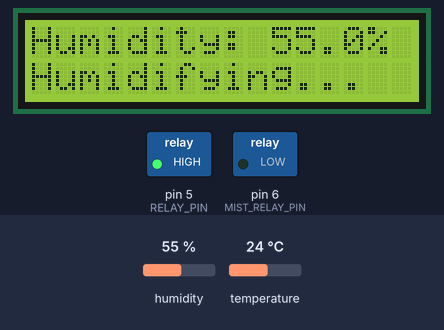
A sketch run on a simulated Arduino Uno, built with avr-gcc and run on an emulated ATmega328P. On the bench: 16×2 character LCD, switched loads named in the sketch (green lamp = pin HIGH). Inputs (shaded band) come from the test bench; at power-on: humidity 55 %, temperature 24 °C.

Above: at 1.2 s.
1.3 s: humidity set to 88 %
At 6.5 s:
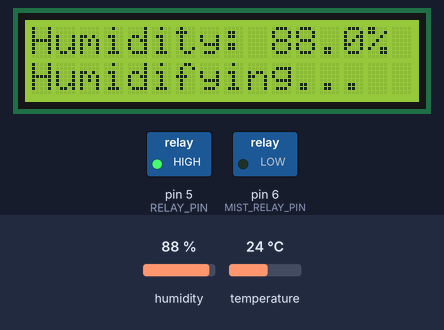
7.6 s: humidity set to 91 %
At 13.4 s:
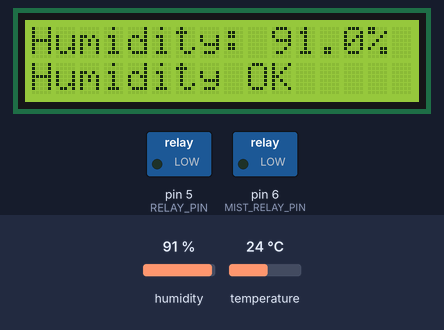
13.9 s: humidity set to 22 %
At 18.0 s:
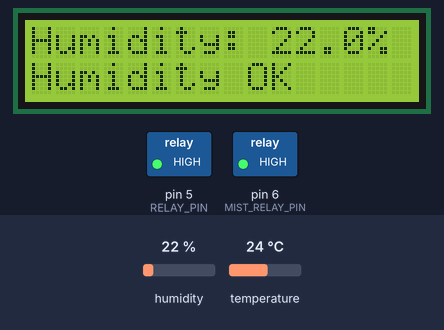
Timing chart, 0 to 19.8 s (numbered marks = the images above; inputs shaded):
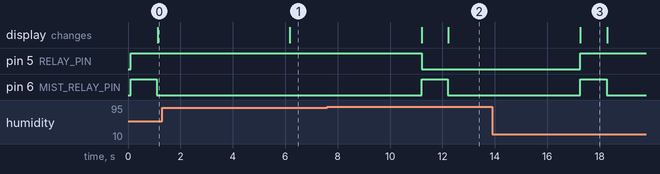

Measured:
- the behaviour switches between 89 and 90 % on humidity (found by bisection; images 1 and 2)
- after the input at 1.3 s, the display: changes after 4.9 s (image 1)
- after the input at 7.6 s, pin 5 (RELAY_PIN): HIGH → LOW after 3.6 s; pin 6 (MIST_RELAY_PIN): LOW → HIGH after 3.6 s, → LOW 1.0 s later; the display: first changes after 3.6 s (image 2 shows a later state)
- after the input at 13.9 s, pin 5 (RELAY_PIN): LOW → HIGH after 3.4 s; pin 6 (MIST_RELAY_PIN): LOW → HIGH after 3.4 s, → LOW 1.0 s later; the display: changes after 3.4 s (image 3)
- what the display in image 3 shows lasts 1.0 s, from 17.3 s to 18.3 s

The sketch:

ProjectArduino.ino
```cpp
#include <DHT.h>
#include <Wire.h>
#include <LiquidCrystal_I2C.h>

#define DHTPIN 3
#define DHTTYPE DHT11

#define RELAY_PIN 5
#define FAN_PIN RELAY_PIN
#define MIST_RELAY_PIN 6

#define LCD_ADDR 0x27
#define LCD_COLS 16
#define LCD_ROWS 2

DHT dht(DHTPIN, DHTTYPE);
float humidity, temperature;


LiquidCrystal_I2C lcd(LCD_ADDR, LCD_COLS, LCD_ROWS);

bool isMistOn = false;

void DisplayStatus(const String& status) {
  lcd.setCursor(0, 1);
  lcd.print(status);
  lcd.print("                ");
}

void setup() {
  pinMode(RELAY_PIN, OUTPUT);
  pinMode(MIST_RELAY_PIN, OUTPUT);

  dht.begin();
  lcd.init();
  lcd.backlight();
}

void loop() {
  humidity = dht.readHumidity();
  temperature = dht.readTemperature();


  lcd.setCursor(0, 0);
  lcd.print("Humidity: ");
  lcd.print(humidity, 1);
  lcd.print("%");


  if (humidity < 90) {
    if (!isMistOn) {
      digitalWrite(RELAY_PIN, HIGH);

      //trun on the atomizer
      digitalWrite(MIST_RELAY_PIN, HIGH);
      delay(1000);
      digitalWrite(MIST_RELAY_PIN, LOW);
      isMistOn = true;

      DisplayStatus("Humidifying...");
    }
  } else {
    if (isMistOn) {
      digitalWrite(RELAY_PIN, LOW);

      //trun on the atomizer
      digitalWrite(MIST_RELAY_PIN, HIGH);
      delay(1000);
      digitalWrite(MIST_RELAY_PIN, LOW);
      isMistOn = false;

      DisplayStatus("Humidity OK");
    }
  }

  delay(5000);
}
```
